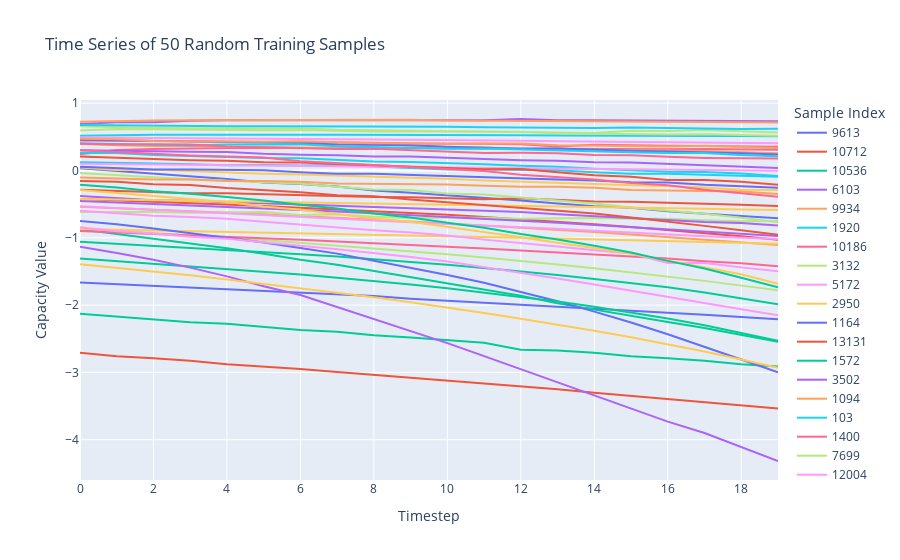

Notebook cell for this chart:
### Code cell
# Assuming X_train is your training set array.
# For instance, X_train might have shape (n_samples, n_timesteps, 1).

# Randomly select 50 samples from the training set
n_samples_total = X_train.shape[0]
selected_indices = np.random.choice(n_samples_total, size=50, replace=False)
X_random = X_train[selected_indices]

# If X_random has shape (50, n_timesteps, 1), squeeze the last dimension
if len(X_random.shape) == 3:
    n_samples, n_timesteps, n_features = X_random.shape
    if n_features == 1:
        X_random = X_random.squeeze(axis=-1)  # now shape is (n_samples, n_timesteps)
    else:
        raise ValueError("Expected feature dimension to be 1 for plotting a single time series per sample.")
else:
    n_samples, n_timesteps = X_random.shape

# Create a DataFrame where each row is a sample and each column is a timestep
df = pd.DataFrame(X_random, columns=[f"timestep_{i}" for i in range(n_timesteps)])
df["sample"] = selected_indices  # Label the samples with their original indices

# Melt the DataFrame to long format: each row becomes (sample, timestep, value)
df_long = df.melt(id_vars="sample", var_name="timestep", value_name="value")
# Convert the 'timestep' column from "timestep_0" to an integer (0)
df_long["timestep"] = df_long["timestep"].str.replace("timestep_", "").astype(int)

# Create a line plot with Plotly Express: one line per sample
fig = px.line(
    df_long,
    x="timestep",
    y="value",
    color="sample",
    title="Time Series of 50 Random Training Samples",
    labels={"timestep": "Timestep", "value": "Capacity Value", "sample": "Sample Index"}
)

fig.show()

### Figure 1 — Plotly figure (JSON) as saved in the notebook; plotly's stock layout.template omitted (floating-point values rounded to 4 significant figures)
{"data": [{"hovertemplate": "Sample Index=9613<br>Timestep=%{x}<br>Capacity Value=%{y}<extra></extra>", "legendgroup": "9613", "line": {"color": "#636efa", "dash": "solid"}, "marker": {"symbol": "circle"}, "mode": "lines", "name": "9613", "orientation": "v", "showlegend": true, "type": "scatter", "x": [0, 1, 2, 3, 4, 5, 6, 7, 8, 9, 10, 11, 12, 13, 14, 15, 16, 17, 18, 19], "xaxis": "x", "y": [0.03196, -0.008489, -0.04676, -0.08482, -0.1268, -0.1795, -0.201, -0.238, -0.296, -0.3293, -0.3665, -0.4023, -0.4454, -0.4887, -0.5305, -0.5539, -0.6054, -0.6417, -0.6704, -0.71], "yaxis": "y"}, {"hovertemplate": "Sample Index=10712<br>Timestep=%{x}<br>Capacity Value=%{y}<extra></extra>", "legendgroup": "10712", "line": {"color": "#EF553B", "dash": "solid"}, "marker": {"symbol": "circle"}, "mode": "lines", "name": "10712", "orientation": "v", "showlegend": true, "type": "scatter", "x": [0, 1, 2, 3, 4, 5, 6, 7, 8, 9, 10, 11, 12, 13, 14, 15, 16, 17, 18, 19], "xaxis": "x", "y": [-0.4221, -0.4419, -0.4611, -0.4812, -0.5028, -0.5262, -0.5544, -0.5775, -0.6044, -0.6309, -0.6571, -0.6924, -0.7251, -0.7635, -0.8004, -0.8396, -0.8826, -0.9294, -0.9768, -1.029], "yaxis": "y"}, {"hovertemplate": "Sample Index=10536<br>Timestep=%{x}<br>Capacity Value=%{y}<extra></extra>", "legendgroup": "10536", "line": {"color": "#00cc96", "dash": "solid"}, "marker": {"symbol": "circle"}, "mode": "lines", "name": "10536", "orientation": "v", "showlegend": true, "type": "scatter", "x": [0, 1, 2, 3, 4, 5, 6, 7, 8, 9, 10, 11, 12, 13, 14, 15, 16, 17, 18, 19], "xaxis": "x", "y": [-2.127, -2.17, -2.207, -2.253, -2.278, -2.326, -2.369, -2.396, -2.449, -2.481, -2.52, -2.558, -2.662, -2.673, -2.707, -2.759, -2.791, -2.828, -2.879, -2.911], "yaxis": "y"}, {"hovertemplate": "Sample Index=6103<br>Timestep=%{x}<br>Capacity Value=%{y}<extra></extra>", "legendgroup": "6103", "line": {"color": "#ab63fa", "dash": "solid"}, "marker": {"symbol": "circle"}, "mode": "lines", "name": "6103", "orientation": "v", "showlegend": true, "type": "scatter", "x": [0, 1, 2, 3, 4, 5, 6, 7, 8, 9, 10, 11, 12, 13, 14, 15, 16, 17, 18, 19], "xaxis": "x", "y": [0.6902, 0.7179, 0.7156, 0.7372, 0.7475, 0.7473, 0.7484, 0.7483, 0.7508, 0.7527, 0.7512, 0.7466, 0.765, 0.7464, 0.7478, 0.7435, 0.7401, 0.738, 0.7346, 0.7317], "yaxis": "y"}, {"hovertemplate": "Sample Index=9934<br>Timestep=%{x}<br>Capacity Value=%{y}<extra></extra>", "legendgroup": "9934", "line": {"color": "#FFA15A", "dash": "solid"}, "marker": {"symbol": "circle"}, "mode": "lines", "name": "9934", "orientation": "v", "showlegend": true, "type": "scatter", "x": [0, 1, 2, 3, 4, 5, 6, 7, 8, 9, 10, 11, 12, 13, 14, 15, 16, 17, 18, 19], "xaxis": "x", "y": [-0.5371, -0.5575, -0.5785, -0.6047, -0.629, -0.6501, -0.6747, -0.7013, -0.7294, -0.7595, -0.7888, -0.8183, -0.8492, -0.8822, -0.915, -0.9512, -0.9891, -1.024, -1.064, -1.107], "yaxis": "y"}, {"hovertemplate": "Sample Index=1920<br>Timestep=%{x}<br>Capacity Value=%{y}<extra></extra>", "legendgroup": "1920", "line": {"color": "#19d3f3", "dash": "solid"}, "marker": {"symbol": "circle"}, "mode": "lines", "name": "1920", "orientation": "v", "showlegend": true, "type": "scatter", "x": [0, 1, 2, 3, 4, 5, 6, 7, 8, 9, 10, 11, 12, 13, 14, 15, 16, 17, 18, 19], "xaxis": "x", "y": [0.1222, 0.108, 0.1028, 0.09168, 0.07883, 0.08091, 0.07499, 0.08232, 0.05739, 0.03839, 0.01611, 0.01344, 0.005917, 0.001994, -0.02501, -0.0485, -0.04988, -0.06822, -0.07843, -0.09426], "yaxis": "y"}, {"hovertemplate": "Sample Index=10186<br>Timestep=%{x}<br>Capacity Value=%{y}<extra></extra>", "legendgroup": "10186", "line": {"color": "#FF6692", "dash": "solid"}, "marker": {"symbol": "circle"}, "mode": "lines", "name": "10186", "orientation": "v", "showlegend": true, "type": "scatter", "x": [0, 1, 2, 3, 4, 5, 6, 7, 8, 9, 10, 11, 12, 13, 14, 15, 16, 17, 18, 19], "xaxis": "x", "y": [0.2428, 0.3056, 0.3196, 0.3291, 0.3327, 0.3323, 0.3292, 0.3341, 0.3334, 0.3356, 0.3318, 0.3333, 0.3316, 0.3274, 0.3215, 0.3183, 0.3167, 0.3175, 0.3153, 0.3077], "yaxis": "y"}, {"hovertemplate": "Sample Index=3132<br>Timestep=%{x}<br>Capacity Value=%{y}<extra></extra>", "legendgroup": "3132", "line": {"color": "#B6E880", "dash": "solid"}, "marker": {"symbol": "circle"}, "mode": "lines", "name": "3132", "orientation": "v", "showlegend": true, "type": "scatter", "x": [0, 1, 2, 3, 4, 5, 6, 7, 8, 9, 10, 11, 12, 13, 14, 15, 16, 17, 18, 19], "xaxis": "x", "y": [-0.6173, -0.6166, -0.617, -0.6281, -0.6285, -0.6183, -0.6609, -0.6502, -0.6888, -0.7071, -0.6998, -0.7005, -0.7159, -0.7107, -0.7076, -0.7187, -0.7183, -0.7399, -0.7554, -0.7508], "yaxis": "y"}, {"hovertemplate": "Sample Index=5172<br>Timestep=%{x}<br>Capacity Value=%{y}<extra></extra>", "legendgroup": "5172", "line": {"color": "#FF97FF", "dash": "solid"}, "marker": {"symbol": "circle"}, "mode": "lines", "name": "5172", "orientation": "v", "showlegend": true, "type": "scatter", "x": [0, 1, 2, 3, 4, 5, 6, 7, 8, 9, 10, 11, 12, 13, 14, 15, 16, 17, 18, 19], "xaxis": "x", "y": [-0.5305, -0.5578, -0.589, -0.6116, -0.637, -0.6613, -0.6882, -0.7169, -0.7473, -0.77, -0.7948, -0.816, -0.8395, -0.8652, -0.8958, -0.9255, -0.9522, -0.9754, -1.001, -1.019], "yaxis": "y"}, {"hovertemplate": "Sample Index=2950<br>Timestep=%{x}<br>Capacity Value=%{y}<extra></extra>", "legendgroup": "2950", "line": {"color": "#FECB52", "dash": "solid"}, "marker": {"symbol": "circle"}, "mode": "lines", "name": "2950", "orientation": "v", "showlegend": true, "type": "scatter", "x": [0, 1, 2, 3, 4, 5, 6, 7, 8, 9, 10, 11, 12, 13, 14, 15, 16, 17, 18, 19], "xaxis": "x", "y": [0.043, 0.00798, 0.01168, -0.009709, -0.03477, -0.04865, -0.06061, -0.07476, -0.0934, -0.1123, -0.1231, -0.1481, -0.1679, -0.1919, -0.201, -0.2182, -0.2289, -0.2529, -0.2852, -0.2894], "yaxis": "y"}, {"hovertemplate": "Sample Index=1164<br>Timestep=%{x}<br>Capacity Value=%{y}<extra></extra>", "legendgroup": "1164", "line": {"color": "#636efa", "dash": "solid"}, "marker": {"symbol": "circle"}, "mode": "lines", "name": "1164", "orientation": "v", "showlegend": true, "type": "scatter", "x": [0, 1, 2, 3, 4, 5, 6, 7, 8, 9, 10, 11, 12, 13, 14, 15, 16, 17, 18, 19], "xaxis": "x", "y": [-1.663, -1.689, -1.713, -1.739, -1.764, -1.793, -1.816, -1.839, -1.865, -1.905, -1.934, -1.964, -1.992, -2.021, -2.052, -2.081, -2.112, -2.145, -2.178, -2.208], "yaxis": "y"}, {"hovertemplate": "Sample Index=13131<br>Timestep=%{x}<br>Capacity Value=%{y}<extra></extra>", "legendgroup": "13131", "line": {"color": "#EF553B", "dash": "solid"}, "marker": {"symbol": "circle"}, "mode": "lines", "name": "13131", "orientation": "v", "showlegend": true, "type": "scatter", "x": [0, 1, 2, 3, 4, 5, 6, 7, 8, 9, 10, 11, 12, 13, 14, 15, 16, 17, 18, 19], "xaxis": "x", "y": [-0.2868, -0.3035, -0.3143, -0.3383, -0.337, -0.3524, -0.3708, -0.38, -0.3942, -0.3989, -0.4153, -0.4269, -0.4133, -0.4374, -0.4601, -0.4654, -0.477, -0.4944, -0.5106, -0.5265], "yaxis": "y"}, {"hovertemplate": "Sample Index=1572<br>Timestep=%{x}<br>Capacity Value=%{y}<extra></extra>", "legendgroup": "1572", "line": {"color": "#00cc96", "dash": "solid"}, "marker": {"symbol": "circle"}, "mode": "lines", "name": "1572", "orientation": "v", "showlegend": true, "type": "scatter", "x": [0, 1, 2, 3, 4, 5, 6, 7, 8, 9, 10, 11, 12, 13, 14, 15, 16, 17, 18, 19], "xaxis": "x", "y": [-0.8725, -0.942, -1.012, -1.086, -1.154, -1.236, -1.327, -1.4, -1.49, -1.591, -1.675, -1.761, -1.86, -1.974, -2.069, -2.159, -2.25, -2.34, -2.441, -2.546], "yaxis": "y"}, {"hovertemplate": "Sample Index=3502<br>Timestep=%{x}<br>Capacity Value=%{y}<extra></extra>", "legendgroup": "3502", "line": {"color": "#ab63fa", "dash": "solid"}, "marker": {"symbol": "circle"}, "mode": "lines", "name": "3502", "orientation": "v", "showlegend": true, "type": "scatter", "x": [0, 1, 2, 3, 4, 5, 6, 7, 8, 9, 10, 11, 12, 13, 14, 15, 16, 17, 18, 19], "xaxis": "x", "y": [-0.3806, -0.4163, -0.4437, -0.4454, -0.4729, -0.485, -0.503, -0.5228, -0.548, -0.5601, -0.5853, -0.602, -0.6156, -0.6508, -0.6775, -0.703, -0.74, -0.7645, -0.7796, -0.8182], "yaxis": "y"}, {"hovertemplate": "Sample Index=1094<br>Timestep=%{x}<br>Capacity Value=%{y}<extra></extra>", "legendgroup": "1094", "line": {"color": "#FFA15A", "dash": "solid"}, "marker": {"symbol": "circle"}, "mode": "lines", "name": "1094", "orientation": "v", "showlegend": true, "type": "scatter", "x": [0, 1, 2, 3, 4, 5, 6, 7, 8, 9, 10, 11, 12, 13, 14, 15, 16, 17, 18, 19], "xaxis": "x", "y": [0.3974, 0.3737, 0.3631, 0.3654, 0.3537, 0.3527, 0.3408, 0.3345, 0.3182, 0.346, 0.3431, 0.3438, 0.3179, 0.3153, 0.3025, 0.3007, 0.2979, 0.2899, 0.2733, 0.2556], "yaxis": "y"}, {"hovertemplate": "Sample Index=103<br>Timestep=%{x}<br>Capacity Value=%{y}<extra></extra>", "legendgroup": "103", "line": {"color": "#19d3f3", "dash": "solid"}, "marker": {"symbol": "circle"}, "mode": "lines", "name": "103", "orientation": "v", "showlegend": true, "type": "scatter", "x": [0, 1, 2, 3, 4, 5, 6, 7, 8, 9, 10, 11, 12, 13, 14, 15, 16, 17, 18, 19], "xaxis": "x", "y": [0.5164, 0.5262, 0.5328, 0.5316, 0.5352, 0.5347, 0.5326, 0.5324, 0.5328, 0.5323, 0.5303, 0.5293, 0.5252, 0.5211, 0.5212, 0.5234, 0.5168, 0.5123, 0.5106, 0.5075], "yaxis": "y"}, {"hovertemplate": "Sample Index=1400<br>Timestep=%{x}<br>Capacity Value=%{y}<extra></extra>", "legendgroup": "1400", "line": {"color": "#FF6692", "dash": "solid"}, "marker": {"symbol": "circle"}, "mode": "lines", "name": "1400", "orientation": "v", "showlegend": true, "type": "scatter", "x": [0, 1, 2, 3, 4, 5, 6, 7, 8, 9, 10, 11, 12, 13, 14, 15, 16, 17, 18, 19], "xaxis": "x", "y": [0.4445, 0.4416, 0.4395, 0.4316, 0.4309, 0.429, 0.426, 0.4203, 0.412, 0.4005, 0.403, 0.3979, 0.3917, 0.3549, 0.3818, 0.3706, 0.3674, 0.3629, 0.3566, 0.3509], "yaxis": "y"}, {"hovertemplate": "Sample Index=7699<br>Timestep=%{x}<br>Capacity Value=%{y}<extra></extra>", "legendgroup": "7699", "line": {"color": "#B6E880", "dash": "solid"}, "marker": {"symbol": "circle"}, "mode": "lines", "name": "7699", "orientation": "v", "showlegend": true, "type": "scatter", "x": [0, 1, 2, 3, 4, 5, 6, 7, 8, 9, 10, 11, 12, 13, 14, 15, 16, 17, 18, 19], "xaxis": "x", "y": [-0.8616, -0.8929, -0.9276, -0.9609, -0.9957, -1.031, -1.073, -1.112, -1.154, -1.198, -1.243, -1.291, -1.341, -1.397, -1.452, -1.512, -1.576, -1.64, -1.711, -1.781], "yaxis": "y"}, {"hovertemplate": "Sample Index=12004<br>Timestep=%{x}<br>Capacity Value=%{y}<extra></extra>", "legendgroup": "12004", "line": {"color": "#FF97FF", "dash": "solid"}, "marker": {"symbol": "circle"}, "mode": "lines", "name": "12004", "orientation": "v", "showlegend": true, "type": "scatter", "x": [0, 1, 2, 3, 4, 5, 6, 7, 8, 9, 10, 11, 12, 13, 14, 15, 16, 17, 18, 19], "xaxis": "x", "y": [0.4888, 0.4868, 0.4833, 0.4803, 0.4768, 0.4719, 0.4679, 0.4638, 0.4594, 0.4573, 0.4497, 0.4453, 0.4403, 0.4357, 0.4324, 0.4286, 0.4215, 0.4161, 0.4102, 0.4051], "yaxis": "y"}, {"hovertemplate": "Sample Index=4469<br>Timestep=%{x}<br>Capacity Value=%{y}<extra></extra>", "legendgroup": "4469", "line": {"color": "#FECB52", "dash": "solid"}, "marker": {"symbol": "circle"}, "mode": "lines", "name": "4469", "orientation": "v", "showlegend": true, "type": "scatter", "x": [0, 1, 2, 3, 4, 5, 6, 7, 8, 9, 10, 11, 12, 13, 14, 15, 16, 17, 18, 19], "xaxis": "x", "y": [-0.87, -0.8815, -0.8919, -0.8984, -0.9057, -0.9184, -0.9289, -0.9435, -0.9527, -0.9634, -0.9747, -0.9868, -0.9988, -1.009, -1.021, -1.034, -1.047, -1.062, -1.075, -1.088], "yaxis": "y"}, {"hovertemplate": "Sample Index=13274<br>Timestep=%{x}<br>Capacity Value=%{y}<extra></extra>", "legendgroup": "13274", "line": {"color": "#636efa", "dash": "solid"}, "marker": {"symbol": "circle"}, "mode": "lines", "name": "13274", "orientation": "v", "showlegend": true, "type": "scatter", "x": [0, 1, 2, 3, 4, 5, 6, 7, 8, 9, 10, 11, 12, 13, 14, 15, 16, 17, 18, 19], "xaxis": "x", "y": [0.4561, 0.4491, 0.4395, 0.4294, 0.4267, 0.4192, 0.4077, 0.3877, 0.381, 0.3763, 0.3523, 0.3432, 0.3244, 0.327, 0.307, 0.2945, 0.2807, 0.2715, 0.2554, 0.2375], "yaxis": "y"}, {"hovertemplate": "Sample Index=4996<br>Timestep=%{x}<br>Capacity Value=%{y}<extra></extra>", "legendgroup": "4996", "line": {"color": "#EF553B", "dash": "solid"}, "marker": {"symbol": "circle"}, "mode": "lines", "name": "4996", "orientation": "v", "showlegend": true, "type": "scatter", "x": [0, 1, 2, 3, 4, 5, 6, 7, 8, 9, 10, 11, 12, 13, 14, 15, 16, 17, 18, 19], "xaxis": "x", "y": [-2.707, -2.759, -2.791, -2.828, -2.879, -2.911, -2.951, -2.993, -3.036, -3.076, -3.127, -3.16, -3.211, -3.25, -3.302, -3.348, -3.395, -3.441, -3.493, -3.536], "yaxis": "y"}, {"hovertemplate": "Sample Index=7158<br>Timestep=%{x}<br>Capacity Value=%{y}<extra></extra>", "legendgroup": "7158", "line": {"color": "#00cc96", "dash": "solid"}, "marker": {"symbol": "circle"}, "mode": "lines", "name": "7158", "orientation": "v", "showlegend": true, "type": "scatter", "x": [0, 1, 2, 3, 4, 5, 6, 7, 8, 9, 10, 11, 12, 13, 14, 15, 16, 17, 18, 19], "xaxis": "x", "y": [-1.057, -1.088, -1.117, -1.144, -1.178, -1.208, -1.245, -1.279, -1.317, -1.357, -1.4, -1.447, -1.495, -1.553, -1.611, -1.671, -1.735, -1.812, -1.896, -1.986], "yaxis": "y"}, {"hovertemplate": "Sample Index=6822<br>Timestep=%{x}<br>Capacity Value=%{y}<extra></extra>", "legendgroup": "6822", "line": {"color": "#ab63fa", "dash": "solid"}, "marker": {"symbol": "circle"}, "mode": "lines", "name": "6822", "orientation": "v", "showlegend": true, "type": "scatter", "x": [0, 1, 2, 3, 4, 5, 6, 7, 8, 9, 10, 11, 12, 13, 14, 15, 16, 17, 18, 19], "xaxis": "x", "y": [-0.4546, -0.4751, -0.4965, -0.5173, -0.5388, -0.5596, -0.5859, -0.6101, -0.6357, -0.6607, -0.6861, -0.7166, -0.7455, -0.7759, -0.8073, -0.8399, -0.8721, -0.9066, -0.9411, -0.9747], "yaxis": "y"}, {"hovertemplate": "Sample Index=2679<br>Timestep=%{x}<br>Capacity Value=%{y}<extra></extra>", "legendgroup": "2679", "line": {"color": "#FFA15A", "dash": "solid"}, "marker": {"symbol": "circle"}, "mode": "lines", "name": "2679", "orientation": "v", "showlegend": true, "type": "scatter", "x": [0, 1, 2, 3, 4, 5, 6, 7, 8, 9, 10, 11, 12, 13, 14, 15, 16, 17, 18, 19], "xaxis": "x", "y": [0.4714, 0.4637, 0.4395, 0.4331, 0.4295, 0.4271, 0.4358, 0.4164, 0.4058, 0.4031, 0.3942, 0.4018, 0.3994, 0.3768, 0.371, 0.372, 0.3581, 0.3673, 0.3477, 0.3353], "yaxis": "y"}, {"hovertemplate": "Sample Index=1451<br>Timestep=%{x}<br>Capacity Value=%{y}<extra></extra>", "legendgroup": "1451", "line": {"color": "#19d3f3", "dash": "solid"}, "marker": {"symbol": "circle"}, "mode": "lines", "name": "1451", "orientation": "v", "showlegend": true, "type": "scatter", "x": [0, 1, 2, 3, 4, 5, 6, 7, 8, 9, 10, 11, 12, 13, 14, 15, 16, 17, 18, 19], "xaxis": "x", "y": [0.2586, 0.259, 0.2316, 0.2134, 0.2046, 0.1841, 0.1835, 0.1599, 0.1328, 0.1245, 0.1106, 0.09269, 0.06914, 0.05528, 0.02544, 0.005932, -0.01931, -0.0231, -0.04575, -0.08137], "yaxis": "y"}, {"hovertemplate": "Sample Index=9726<br>Timestep=%{x}<br>Capacity Value=%{y}<extra></extra>", "legendgroup": "9726", "line": {"color": "#FF6692", "dash": "solid"}, "marker": {"symbol": "circle"}, "mode": "lines", "name": "9726", "orientation": "v", "showlegend": true, "type": "scatter", "x": [0, 1, 2, 3, 4, 5, 6, 7, 8, 9, 10, 11, 12, 13, 14, 15, 16, 17, 18, 19], "xaxis": "x", "y": [-0.9002, -0.9205, -0.9397, -0.9609, -0.9823, -1.003, -1.03, -1.053, -1.078, -1.104, -1.131, -1.16, -1.189, -1.217, -1.247, -1.281, -1.309, -1.348, -1.379, -1.423], "yaxis": "y"}, {"hovertemplate": "Sample Index=11640<br>Timestep=%{x}<br>Capacity Value=%{y}<extra></extra>", "legendgroup": "11640", "line": {"color": "#B6E880", "dash": "solid"}, "marker": {"symbol": "circle"}, "mode": "lines", "name": "11640", "orientation": "v", "showlegend": true, "type": "scatter", "x": [0, 1, 2, 3, 4, 5, 6, 7, 8, 9, 10, 11, 12, 13, 14, 15, 16, 17, 18, 19], "xaxis": "x", "y": [-0.03849, -0.0751, -0.1006, -0.1285, -0.1476, -0.1701, -0.1968, -0.2428, -0.2812, -0.2915, -0.3407, -0.3585, -0.4028, -0.4464, -0.4914, -0.5512, -0.5932, -0.6416, -0.7016, -0.7699], "yaxis": "y"}, {"hovertemplate": "Sample Index=2237<br>Timestep=%{x}<br>Capacity Value=%{y}<extra></extra>", "legendgroup": "2237", "line": {"color": "#FF97FF", "dash": "solid"}, "marker": {"symbol": "circle"}, "mode": "lines", "name": "2237", "orientation": "v", "showlegend": true, "type": "scatter", "x": [0, 1, 2, 3, 4, 5, 6, 7, 8, 9, 10, 11, 12, 13, 14, 15, 16, 17, 18, 19], "xaxis": "x", "y": [0.1004, 0.09498, 0.09218, 0.08899, 0.08082, 0.07761, 0.07089, 0.0641, 0.06001, 0.05707, 0.04964, 0.0419, 0.03787, 0.03248, 0.02813, 0.0216, 0.01522, 0.01033, 0.003574, -0.004355], "yaxis": "y"}, {"hovertemplate": "Sample Index=5653<br>Timestep=%{x}<br>Capacity Value=%{y}<extra></extra>", "legendgroup": "5653", "line": {"color": "#FECB52", "dash": "solid"}, "marker": {"symbol": "circle"}, "mode": "lines", "name": "5653", "orientation": "v", "showlegend": true, "type": "scatter", "x": [0, 1, 2, 3, 4, 5, 6, 7, 8, 9, 10, 11, 12, 13, 14, 15, 16, 17, 18, 19], "xaxis": "x", "y": [-0.425, -0.433, -0.4417, -0.4501, -0.4592, -0.4649, -0.4767, -0.4832, -0.4903, -0.5003, -0.5078, -0.5172, -0.5258, -0.5331, -0.541, -0.5533, -0.5622, -0.5695, -0.5804, -0.5867], "yaxis": "y"}, {"hovertemplate": "Sample Index=9687<br>Timestep=%{x}<br>Capacity Value=%{y}<extra></extra>", "legendgroup": "9687", "line": {"color": "#636efa", "dash": "solid"}, "marker": {"symbol": "circle"}, "mode": "lines", "name": "9687", "orientation": "v", "showlegend": true, "type": "scatter", "x": [0, 1, 2, 3, 4, 5, 6, 7, 8, 9, 10, 11, 12, 13, 14, 15, 16, 17, 18, 19], "xaxis": "x", "y": [-0.7513, -0.7989, -0.8625, -0.9303, -0.9984, -1.069, -1.15, -1.235, -1.342, -1.442, -1.552, -1.668, -1.809, -1.941, -2.096, -2.258, -2.432, -2.615, -2.808, -2.998], "yaxis": "y"}, {"hovertemplate": "Sample Index=5280<br>Timestep=%{x}<br>Capacity Value=%{y}<extra></extra>", "legendgroup": "5280", "line": {"color": "#EF553B", "dash": "solid"}, "marker": {"symbol": "circle"}, "mode": "lines", "name": "5280", "orientation": "v", "showlegend": true, "type": "scatter", "x": [0, 1, 2, 3, 4, 5, 6, 7, 8, 9, 10, 11, 12, 13, 14, 15, 16, 17, 18, 19], "xaxis": "x", "y": [0.2062, 0.1875, 0.1658, 0.1531, 0.1449, 0.1227, 0.1169, 0.09602, 0.07569, 0.04752, 0.0362, 0.01882, 0.02291, -0.02482, -0.07184, -0.09154, -0.1407, -0.1415, -0.1677, -0.2114], "yaxis": "y"}, {"hovertemplate": "Sample Index=4349<br>Timestep=%{x}<br>Capacity Value=%{y}<extra></extra>", "legendgroup": "4349", "line": {"color": "#00cc96", "dash": "solid"}, "marker": {"symbol": "circle"}, "mode": "lines", "name": "4349", "orientation": "v", "showlegend": true, "type": "scatter", "x": [0, 1, 2, 3, 4, 5, 6, 7, 8, 9, 10, 11, 12, 13, 14, 15, 16, 17, 18, 19], "xaxis": "x", "y": [-1.309, -1.348, -1.379, -1.423, -1.458, -1.497, -1.545, -1.595, -1.642, -1.694, -1.749, -1.811, -1.877, -1.946, -2.024, -2.108, -2.199, -2.301, -2.411, -2.53], "yaxis": "y"}, {"hovertemplate": "Sample Index=1088<br>Timestep=%{x}<br>Capacity Value=%{y}<extra></extra>", "legendgroup": "1088", "line": {"color": "#ab63fa", "dash": "solid"}, "marker": {"symbol": "circle"}, "mode": "lines", "name": "1088", "orientation": "v", "showlegend": true, "type": "scatter", "x": [0, 1, 2, 3, 4, 5, 6, 7, 8, 9, 10, 11, 12, 13, 14, 15, 16, 17, 18, 19], "xaxis": "x", "y": [0.3006, 0.2914, 0.2787, 0.2781, 0.2763, 0.2477, 0.2341, 0.2282, 0.2094, 0.2062, 0.1875, 0.1658, 0.1531, 0.1449, 0.1227, 0.1169, 0.09602, 0.07569, 0.04752, 0.0362], "yaxis": "y"}, {"hovertemplate": "Sample Index=1861<br>Timestep=%{x}<br>Capacity Value=%{y}<extra></extra>", "legendgroup": "1861", "line": {"color": "#FFA15A", "dash": "solid"}, "marker": {"symbol": "circle"}, "mode": "lines", "name": "1861", "orientation": "v", "showlegend": true, "type": "scatter", "x": [0, 1, 2, 3, 4, 5, 6, 7, 8, 9, 10, 11, 12, 13, 14, 15, 16, 17, 18, 19], "xaxis": "x", "y": [0.7256, 0.7398, 0.7442, 0.7468, 0.7472, 0.7464, 0.7466, 0.746, 0.7434, 0.7544, 0.7417, 0.74, 0.7375, 0.735, 0.7313, 0.7276, 0.7239, 0.7206, 0.7169, 0.7129], "yaxis": "y"}, {"hovertemplate": "Sample Index=1962<br>Timestep=%{x}<br>Capacity Value=%{y}<extra></extra>", "legendgroup": "1962", "line": {"color": "#19d3f3", "dash": "solid"}, "marker": {"symbol": "circle"}, "mode": "lines", "name": "1962", "orientation": "v", "showlegend": true, "type": "scatter", "x": [0, 1, 2, 3, 4, 5, 6, 7, 8, 9, 10, 11, 12, 13, 14, 15, 16, 17, 18, 19], "xaxis": "x", "y": [0.405, 0.3907, 0.3742, 0.3702, 0.3867, 0.3871, 0.3893, 0.3588, 0.3441, 0.3323, 0.3214, 0.3268, 0.3118, 0.2896, 0.2783, 0.2692, 0.2586, 0.259, 0.2316, 0.2134], "yaxis": "y"}, {"hovertemplate": "Sample Index=3792<br>Timestep=%{x}<br>Capacity Value=%{y}<extra></extra>", "legendgroup": "3792", "line": {"color": "#FF6692", "dash": "solid"}, "marker": {"symbol": "circle"}, "mode": "lines", "name": "3792", "orientation": "v", "showlegend": true, "type": "scatter", "x": [0, 1, 2, 3, 4, 5, 6, 7, 8, 9, 10, 11, 12, 13, 14, 15, 16, 17, 18, 19], "xaxis": "x", "y": [0.3977, 0.3871, 0.3903, 0.3863, 0.3565, 0.3432, 0.3289, 0.32, 0.3219, 0.3045, 0.2802, 0.2604, 0.2636, 0.2556, 0.2287, 0.2252, 0.2025, 0.1866, 0.1818, 0.1775], "yaxis": "y"}, {"hovertemplate": "Sample Index=31<br>Timestep=%{x}<br>Capacity Value=%{y}<extra></extra>", "legendgroup": "31", "line": {"color": "#B6E880", "dash": "solid"}, "marker": {"symbol": "circle"}, "mode": "lines", "name": "31", "orientation": "v", "showlegend": true, "type": "scatter", "x": [0, 1, 2, 3, 4, 5, 6, 7, 8, 9, 10, 11, 12, 13, 14, 15, 16, 17, 18, 19], "xaxis": "x", "y": [0.6578, 0.6398, 0.6317, 0.6281, 0.6216, 0.6233, 0.6254, 0.6036, 0.597, 0.5904, 0.5828, 0.5835, 0.5758, 0.5622, 0.5555, 0.5894, 0.5852, 0.6009, 0.5822, 0.563], "yaxis": "y"}, {"hovertemplate": "Sample Index=3666<br>Timestep=%{x}<br>Capacity Value=%{y}<extra></extra>", "legendgroup": "3666", "line": {"color": "#FF97FF", "dash": "solid"}, "marker": {"symbol": "circle"}, "mode": "lines", "name": "3666", "orientation": "v", "showlegend": true, "type": "scatter", "x": [0, 1, 2, 3, 4, 5, 6, 7, 8, 9, 10, 11, 12, 13, 14, 15, 16, 17, 18, 19], "xaxis": "x", "y": [-0.5968, -0.6286, -0.6716, -0.6919, -0.7171, -0.7623, -0.8079, -0.8482, -0.8885, -0.9208, -0.9671, -1.027, -1.073, -1.129, -1.186, -1.233, -1.373, -1.376, -1.439, -1.497], "yaxis": "y"}, {"hovertemplate": "Sample Index=8662<br>Timestep=%{x}<br>Capacity Value=%{y}<extra></extra>", "legendgroup": "8662", "line": {"color": "#FECB52", "dash": "solid"}, "marker": {"symbol": "circle"}, "mode": "lines", "name": "8662", "orientation": "v", "showlegend": true, "type": "scatter", "x": [0, 1, 2, 3, 4, 5, 6, 7, 8, 9, 10, 11, 12, 13, 14, 15, 16, 17, 18, 19], "xaxis": "x", "y": [-0.2913, -0.3332, -0.3815, -0.4189, -0.4686, -0.5358, -0.5843, -0.6482, -0.7134, -0.7621, -0.8367, -0.9156, -0.9904, -1.072, -1.147, -1.232, -1.341, -1.439, -1.542, -1.684], "yaxis": "y"}, {"hovertemplate": "Sample Index=13435<br>Timestep=%{x}<br>Capacity Value=%{y}<extra></extra>", "legendgroup": "13435", "line": {"color": "#636efa", "dash": "solid"}, "marker": {"symbol": "circle"}, "mode": "lines", "name": "13435", "orientation": "v", "showlegend": true, "type": "scatter", "x": [0, 1, 2, 3, 4, 5, 6, 7, 8, 9, 10, 11, 12, 13, 14, 15, 16, 17, 18, 19], "xaxis": "x", "y": [0.05739, 0.03839, 0.01611, 0.01344, 0.005917, 0.001994, -0.02501, -0.0485, -0.04988, -0.06822, -0.07843, -0.09426, -0.1186, -0.1342, -0.1469, -0.1744, -0.1777, -0.2125, -0.2347, -0.2566], "yaxis": "y"}, {"hovertemplate": "Sample Index=8642<br>Timestep=%{x}<br>Capacity Value=%{y}<extra></extra>", "legendgroup": "8642", "line": {"color": "#EF553B", "dash": "solid"}, "marker": {"symbol": "circle"}, "mode": "lines", "name": "8642", "orientation": "v", "showlegend": true, "type": "scatter", "x": [0, 1, 2, 3, 4, 5, 6, 7, 8, 9, 10, 11, 12, 13, 14, 15, 16, 17, 18, 19], "xaxis": "x", "y": [-0.1563, -0.1681, -0.2056, -0.217, -0.2618, -0.2919, -0.322, -0.3662, -0.3812, -0.4311, -0.4722, -0.5119, -0.5618, -0.5943, -0.6392, -0.6968, -0.7552, -0.8227, -0.8867, -0.9538], "yaxis": "y"}, {"hovertemplate": "Sample Index=10843<br>Timestep=%{x}<br>Capacity Value=%{y}<extra></extra>", "legendgroup": "10843", "line": {"color": "#00cc96", "dash": "solid"}, "marker": {"symbol": "circle"}, "mode": "lines", "name": "10843", "orientation": "v", "showlegend": true, "type": "scatter", "x": [0, 1, 2, 3, 4, 5, 6, 7, 8, 9, 10, 11, 12, 13, 14, 15, 16, 17, 18, 19], "xaxis": "x", "y": [-0.2117, -0.2526, -0.3092, -0.3452, -0.3955, -0.4447, -0.5099, -0.5648, -0.6376, -0.6998, -0.7755, -0.849, -0.9431, -1.024, -1.118, -1.219, -1.343, -1.456, -1.594, -1.734], "yaxis": "y"}, {"hovertemplate": "Sample Index=10621<br>Timestep=%{x}<br>Capacity Value=%{y}<extra></extra>", "legendgroup": "10621", "line": {"color": "#ab63fa", "dash": "solid"}, "marker": {"symbol": "circle"}, "mode": "lines", "name": "10621", "orientation": "v", "showlegend": true, "type": "scatter", "x": [0, 1, 2, 3, 4, 5, 6, 7, 8, 9, 10, 11, 12, 13, 14, 15, 16, 17, 18, 19], "xaxis": "x", "y": [-1.135, -1.225, -1.327, -1.443, -1.573, -1.719, -1.849, -2.026, -2.202, -2.38, -2.564, -2.757, -2.954, -3.147, -3.349, -3.54, -3.731, -3.899, -4.106, -4.316], "yaxis": "y"}, {"hovertemplate": "Sample Index=9180<br>Timestep=%{x}<br>Capacity Value=%{y}<extra></extra>", "legendgroup": "9180", "line": {"color": "#FFA15A", "dash": "solid"}, "marker": {"symbol": "circle"}, "mode": "lines", "name": "9180", "orientation": "v", "showlegend": true, "type": "scatter", "x": [0, 1, 2, 3, 4, 5, 6, 7, 8, 9, 10, 11, 12, 13, 14, 15, 16, 17, 18, 19], "xaxis": "x", "y": [-0.1036, -0.1211, -0.1346, -0.1339, -0.1567, -0.1552, -0.1661, -0.193, -0.1998, -0.2075, -0.2077, -0.228, -0.241, -0.2422, -0.255, -0.2893, -0.2941, -0.3054, -0.3134, -0.3496], "yaxis": "y"}, {"hovertemplate": "Sample Index=5989<br>Timestep=%{x}<br>Capacity Value=%{y}<extra></extra>", "legendgroup": "5989", "line": {"color": "#19d3f3", "dash": "solid"}, "marker": {"symbol": "circle"}, "mode": "lines", "name": "5989", "orientation": "v", "showlegend": true, "type": "scatter", "x": [0, 1, 2, 3, 4, 5, 6, 7, 8, 9, 10, 11, 12, 13, 14, 15, 16, 17, 18, 19], "xaxis": "x", "y": [0.6746, 0.6682, 0.6656, 0.6611, 0.6578, 0.656, 0.656, 0.6498, 0.6524, 0.6448, 0.6507, 0.6417, 0.636, 0.6328, 0.6305, 0.639, 0.6326, 0.6186, 0.6162, 0.6196], "yaxis": "y"}, {"hovertemplate": "Sample Index=3444<br>Timestep=%{x}<br>Capacity Value=%{y}<extra></extra>", "legendgroup": "3444", "line": {"color": "#FF6692", "dash": "solid"}, "marker": {"symbol": "circle"}, "mode": "lines", "name": "3444", "orientation": "v", "showlegend": true, "type": "scatter", "x": [0, 1, 2, 3, 4, 5, 6, 7, 8, 9, 10, 11, 12, 13, 14, 15, 16, 17, 18, 19], "xaxis": "x", "y": [0.3019, 0.2705, 0.2476, 0.2241, 0.2046, 0.1915, 0.1376, 0.1145, 0.08169, 0.05083, 0.02578, -0.008793, -0.06371, -0.1006, -0.1348, -0.1853, -0.2203, -0.2851, -0.3353, -0.3915], "yaxis": "y"}, {"hovertemplate": "Sample Index=3263<br>Timestep=%{x}<br>Capacity Value=%{y}<extra></extra>", "legendgroup": "3263", "line": {"color": "#B6E880", "dash": "solid"}, "marker": {"symbol": "circle"}, "mode": "lines", "name": "3263", "orientation": "v", "showlegend": true, "type": "scatter", "x": [0, 1, 2, 3, 4, 5, 6, 7, 8, 9, 10, 11, 12, 13, 14, 15, 16, 17, 18, 19], "xaxis": "x", "y": [0.5938, 0.6158, 0.6123, 0.6051, 0.6092, 0.5966, 0.6017, 0.5874, 0.5811, 0.5775, 0.575, 0.5765, 0.5741, 0.5531, 0.5455, 0.5489, 0.535, 0.5398, 0.5254, 0.5178], "yaxis": "y"}, {"hovertemplate": "Sample Index=9501<br>Timestep=%{x}<br>Capacity Value=%{y}<extra></extra>", "legendgroup": "9501", "line": {"color": "#FF97FF", "dash": "solid"}, "marker": {"symbol": "circle"}, "mode": "lines", "name": "9501", "orientation": "v", "showlegend": true, "type": "scatter", "x": [0, 1, 2, 3, 4, 5, 6, 7, 8, 9, 10, 11, 12, 13, 14, 15, 16, 17, 18, 19], "xaxis": "x", "y": [-0.8444, -0.9017, -0.9378, -0.9852, -1.013, -1.072, -1.12, -1.168, -1.225, -1.287, -1.354, -1.437, -1.514, -1.604, -1.694, -1.787, -1.885, -1.97, -2.06, -2.15], "yaxis": "y"}, {"hovertemplate": "Sample Index=2246<br>Timestep=%{x}<br>Capacity Value=%{y}<extra></extra>", "legendgroup": "2246", "line": {"color": "#FECB52", "dash": "solid"}, "marker": {"symbol": "circle"}, "mode": "lines", "name": "2246", "orientation": "v", "showlegend": true, "type": "scatter", "x": [0, 1, 2, 3, 4, 5, 6, 7, 8, 9, 10, 11, 12, 13, 14, 15, 16, 17, 18, 19], "xaxis": "x", "y": [-1.392, -1.445, -1.499, -1.557, -1.619, -1.683, -1.748, -1.816, -1.885, -1.958, -2.035, -2.117, -2.202, -2.289, -2.381, -2.477, -2.58, -2.689, -2.808, -2.931], "yaxis": "y"}], "layout": {"legend": {"title": {"text": "Sample Index"}, "tracegroupgap": 0}, "title": {"text": "Time Series of 50 Random Training Samples"}, "xaxis": {"anchor": "y", "domain": [0, 1], "title": {"text": "Timestep"}}, "yaxis": {"anchor": "x", "domain": [0, 1], "title": {"text": "Capacity Value"}}}}
